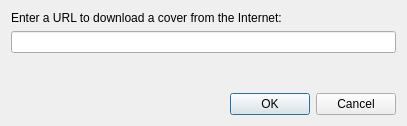
<?xml version="1.0" encoding="UTF-8"?>
<ui version="4.0">
 <class>CoverFromURLDialog</class>
 <widget class="QDialog" name="CoverFromURLDialog">
  <property name="geometry">
   <rect>
    <x>0</x>
    <y>0</y>
    <width>407</width>
    <height>126</height>
   </rect>
  </property>
  <property name="windowTitle">
   <string>Load cover from URL</string>
  </property>
  <property name="windowIcon">
   <iconset resource="../../data/icons.qrc">
    <normaloff>:/icons/64x64/strawberry.png</normaloff>:/icons/64x64/strawberry.png</iconset>
  </property>
  <layout class="QVBoxLayout" name="verticalLayout">
   <item>
    <layout class="QHBoxLayout" name="horizontalLayout_2">
     <item>
      <widget class="QLabel" name="urlLabel">
       <property name="sizePolicy">
        <sizepolicy hsizetype="Expanding" vsizetype="Preferred">
         <horstretch>0</horstretch>
         <verstretch>0</verstretch>
        </sizepolicy>
       </property>
       <property name="text">
        <string>Enter a URL to download a cover from the Internet:</string>
       </property>
      </widget>
     </item>
     <item>
      <widget class="BusyIndicator" name="busy" native="true"/>
     </item>
    </layout>
   </item>
   <item>
    <layout class="QHBoxLayout" name="horizontalLayout">
     <item>
      <widget class="QLineEdit" name="url"/>
     </item>
    </layout>
   </item>
   <item>
    <spacer name="verticalSpacer">
     <property name="orientation">
      <enum>Qt::Vertical</enum>
     </property>
     <property name="sizeHint" stdset="0">
      <size>
       <width>20</width>
       <height>3</height>
      </size>
     </property>
    </spacer>
   </item>
   <item>
    <widget class="QDialogButtonBox" name="buttonBox">
     <property name="orientation">
      <enum>Qt::Horizontal</enum>
     </property>
     <property name="standardButtons">
      <set>QDialogButtonBox::Cancel|QDialogButtonBox::Ok</set>
     </property>
    </widget>
   </item>
  </layout>
 </widget>
 <customwidgets>
  <customwidget>
   <class>BusyIndicator</class>
   <extends>QWidget</extends>
   <header>widgets/busyindicator.h</header>
  </customwidget>
 </customwidgets>
 <resources>
  <include location="../../data/data.qrc"/>
  <include location="../../data/icons.qrc"/>
 </resources>
 <connections>
  <connection>
   <sender>buttonBox</sender>
   <signal>accepted()</signal>
   <receiver>CoverFromURLDialog</receiver>
   <slot>accept()</slot>
   <hints>
    <hint type="sourcelabel">
     <x>248</x>
     <y>254</y>
    </hint>
    <hint type="destinationlabel">
     <x>157</x>
     <y>274</y>
    </hint>
   </hints>
  </connection>
  <connection>
   <sender>buttonBox</sender>
   <signal>rejected()</signal>
   <receiver>CoverFromURLDialog</receiver>
   <slot>reject()</slot>
   <hints>
    <hint type="sourcelabel">
     <x>316</x>
     <y>260</y>
    </hint>
    <hint type="destinationlabel">
     <x>286</x>
     <y>274</y>
    </hint>
   </hints>
  </connection>
 </connections>
</ui>
